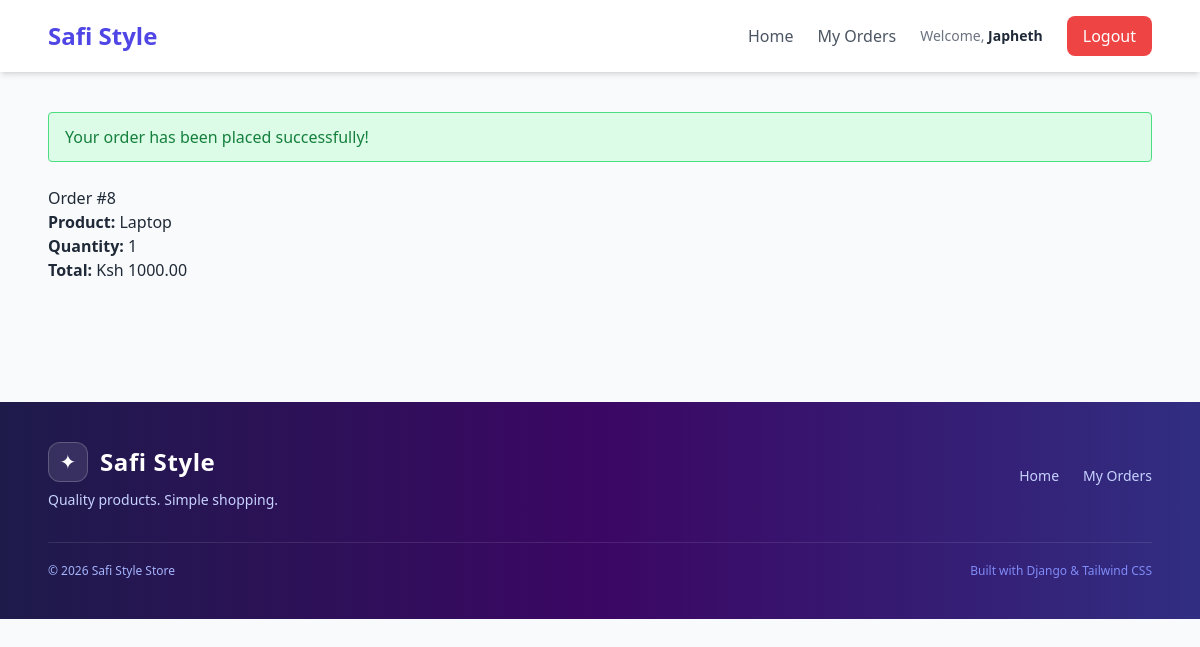
/orders/8/ (signed in), run on the app's committed database.
### myapp/models.py (models this page shows, shortened)
class Order(models.Model):
    user = models.ForeignKey(
        User,
        on_delete=models.CASCADE
    )
    created_at = models.DateTimeField(
        auto_now_add=True
    )

class OrderItem(models.Model):
    order = models.ForeignKey(
        Order,
        on_delete=models.CASCADE
    )
    product = models.ForeignKey(
        Product,
        on_delete=models.CASCADE
    )
    quantity = models.PositiveIntegerField(default=1)
    def total_price(self):
        return self.product.price * self.quantity

class Product(models.Model):
    category = models.ForeignKey(
        Category,
        on_delete=models.CASCADE
    )
    name = models.CharField(max_length=200)
    price = models.DecimalField(
        max_digits=10,
        decimal_places=2
    )

### myapp/views.py (the view)
@login_required
def order_detail(request, pk):
    order = get_object_or_404(
        Order,
        pk=pk,
        user=request.user
    )
    return render(
        request,
        "order_detail.html",
        {"order": order}
    )

### myapp/templates/order_detail.html
{% extends 'base.html' %}
{% block content %}
<div class="bg-green-100 border border-green-400 text-green-700 px-4 py-3 rounded mb-6">
     Your order has been placed successfully!
</div>
<h1>Order #{{ order.id }}</h1>
{% for item in order.orderitem_set.all %}
    <div class="mb-4">
        <p><strong>Product:</strong> {{ item.product.name }}</p>
        <p><strong>Quantity:</strong> {{ item.quantity }}</p>
        <p><strong>Total:</strong> Ksh {{ item.total_price }}</p>
    </div>
{% endfor %}
{% endblock %}

### myapp/templates/base.html (shortened to what this page needs)
<!DOCTYPE html>
<html lang="en">
<head>
<script src="https://cdn.tailwindcss.com"></script>
</head>
<body class="bg-gray-50 text-gray-800 min-h-screen">
<nav class="bg-white shadow-md">
    <div class="max-w-6xl mx-auto px-6 py-4 flex items-center justify-between">
        <a href="/" class="text-2xl font-bold text-indigo-600">
            Safi Style
        </a>
        <div class="flex items-center gap-6">
            <a href="/"
               class="text-gray-600 hover:text-indigo-600 font-medium transition">
                Home
            </a>
            {% if user.is_authenticated %}
                <a href="/orders/"
                   class="text-gray-600 hover:text-indigo-600 font-medium transition">
                    My Orders
                </a>
                <span class="text-sm text-gray-500">
                    Welcome, <strong class="text-gray-800">{{ user.username }}</strong>
                </span>
                <a href="{% url 'logout' %}"
                   class="bg-red-500 text-white px-4 py-2 rounded-lg hover:bg-red-600 transition">
                    Logout
                </a>
            {% endif %}
        </div>
    </div>
</nav>
<main class="max-w-6xl mx-auto px-6 py-10">
    {% block content %}
    {% endblock %}
</main>
<footer class="bg-gradient-to-r from-indigo-950 via-purple-950 to-indigo-900 text-white mt-16">
    <div class="max-w-6xl mx-auto px-6 py-10">
    <div class="flex flex-col md:flex-row items-center justify-between gap-6">
        <div class="text-center md:text-left">
            <div class="flex items-center justify-center md:justify-start gap-3 mb-2">
                <div class="w-10 h-10 rounded-xl bg-white/10 border border-white/20 flex items-center justify-center text-xl">
                    ✦
                </div>
                <h3 class="text-2xl font-bold tracking-wide">
                    Safi Style
                </h3>
            </div>
            <p class="text-indigo-200 text-sm">
                Quality products. Simple shopping.
            </p>
        </div>
        <div class="flex items-center gap-6 text-sm">
            <a href="/" class="text-indigo-200 hover:text-white transition">
                Home
            </a>
            {% if user.is_authenticated %}
                <a href="/orders/" class="text-indigo-200 hover:text-white transition">
                    My Orders
                </a>
            {% endif %}
        </div>
    </div>
    <div class="border-t border-white/10 mt-8 pt-5 flex flex-col sm:flex-row items-center justify-between gap-2">
        <p class="text-xs text-indigo-300">
            &copy; 2026 Safi Style Store
        </p>
        <p class="text-xs text-indigo-400">
            Built with Django & Tailwind CSS
        </p>
    </div>
</div>
</footer>
</body>
</html>

### data on the page
Order: id "8"
OrderItem: product.name "Laptop", quantity "1", total_price "1000.00"

### other printed values
{{ user.username }} "Japheth"
